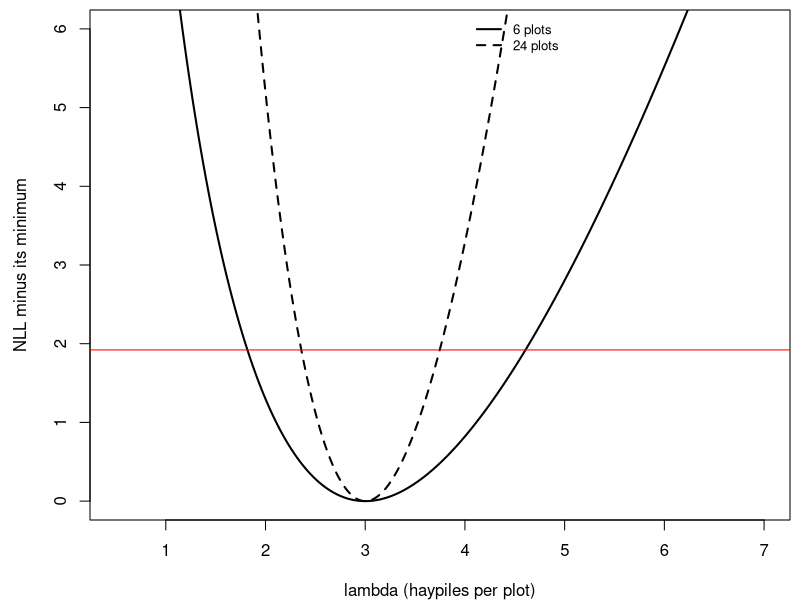
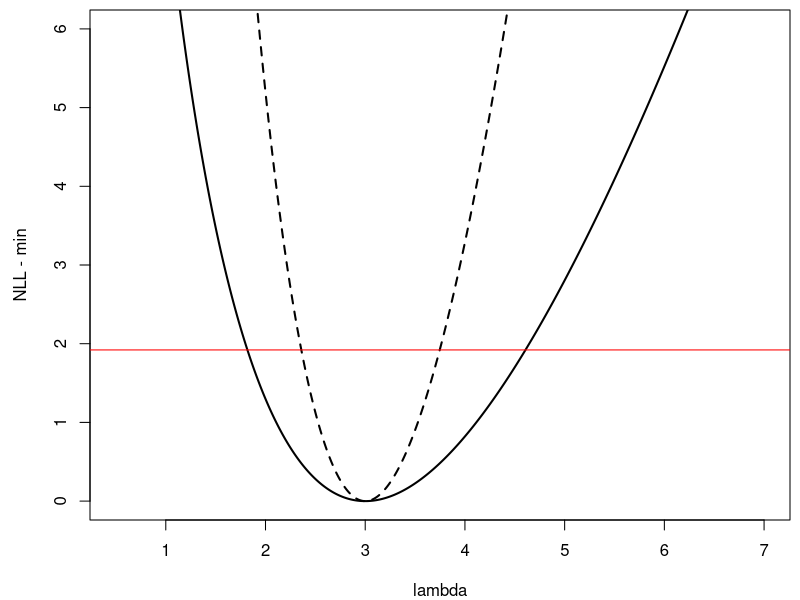

Source code (R) for these figures, in order:
## ---- chunk 1
knitr::opts_chunk$set(echo = TRUE, warning = FALSE, message = FALSE,
                       fig.width = 5, fig.height = 3.5)
## ---- chunk 2
haypiles <- c(2, 5, 3, 0, 4, 4)
n_plots <- length(haypiles)
lambda_hat <- mean(haypiles)

nll_pois <- function(lambda, y) {
  -sum(dpois(y, lambda = lambda, log = TRUE))
}

lambda_grid <- seq(0.01, 8, by = 0.01)
## ---- chunk 3
haypiles_24 <- rep(haypiles, 4)
dnll_6 <- sapply(lambda_grid, nll_pois, y = haypiles) - nll_pois(3, haypiles)
dnll_24 <- sapply(lambda_grid, nll_pois, y = haypiles_24) - nll_pois(3, haypiles_24)
lr_cut <- qchisq(0.95, df = 1) / 2

par(mar = c(4, 4.5, 0.5, 0.5))
plot(lambda_grid, dnll_6, type = "l", lwd = 2, xlim = c(0.5, 7), ylim = c(0, 6),
     xlab = "lambda (haypiles per plot)", ylab = "NLL minus its minimum")
lines(lambda_grid, dnll_24, lwd = 2, lty = 2)
abline(h = lr_cut, col = "red")
legend(x = 4.0, y = 6.2, c("6 plots", "24 plots"), lwd = 2, lty = c(1, 2),
       bty = "n", cex = 0.8)
## ---- chunk 4
lr_cut
f_cut <- function(l, y) nll_pois(l, y) - nll_pois(mean(y), y) - lr_cut
lr_int <- c(uniroot(f_cut, c(0.5, 3), y = haypiles)$root,
            uniroot(f_cut, c(3, 8), y = haypiles)$root)
lr_int_24 <- c(uniroot(f_cut, c(1, 3), y = haypiles_24)$root,
               uniroot(f_cut, c(3, 6), y = haypiles_24)$root)
round(rbind(plots_6 = lr_int, plots_24 = lr_int_24), 2)
## ---- chunk 5
par(mar = c(4, 4.5, 0.5, 0.5))
plot(lambda_grid, dnll_6, type = "l", lwd = 2, xlim = c(0.5, 7), ylim = c(0, 6),
     xlab = "lambda", ylab = "NLL - min")
lines(lambda_grid, dnll_24, lwd = 2, lty = 2)
abline(h = lr_cut, col = "red")
